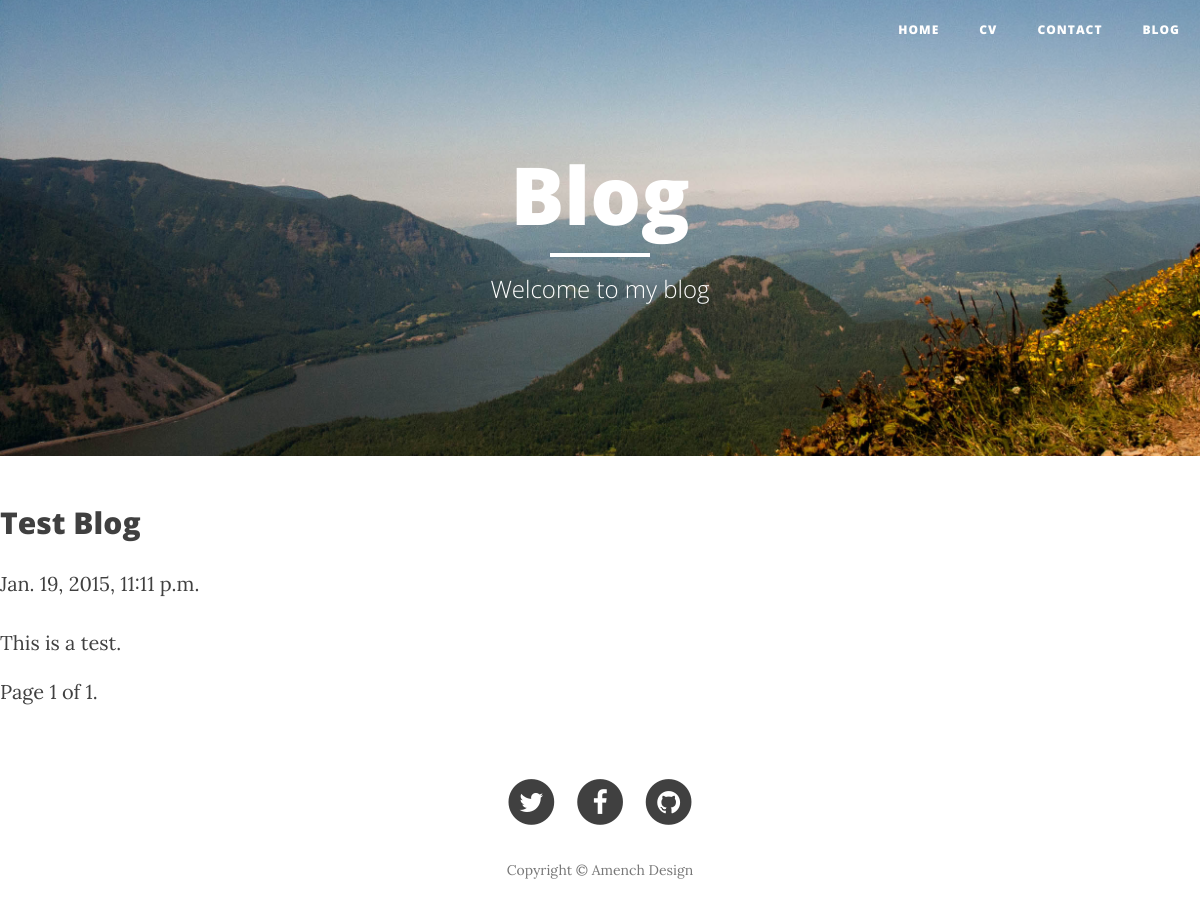
The page /blog/ on the database as committed earlier.
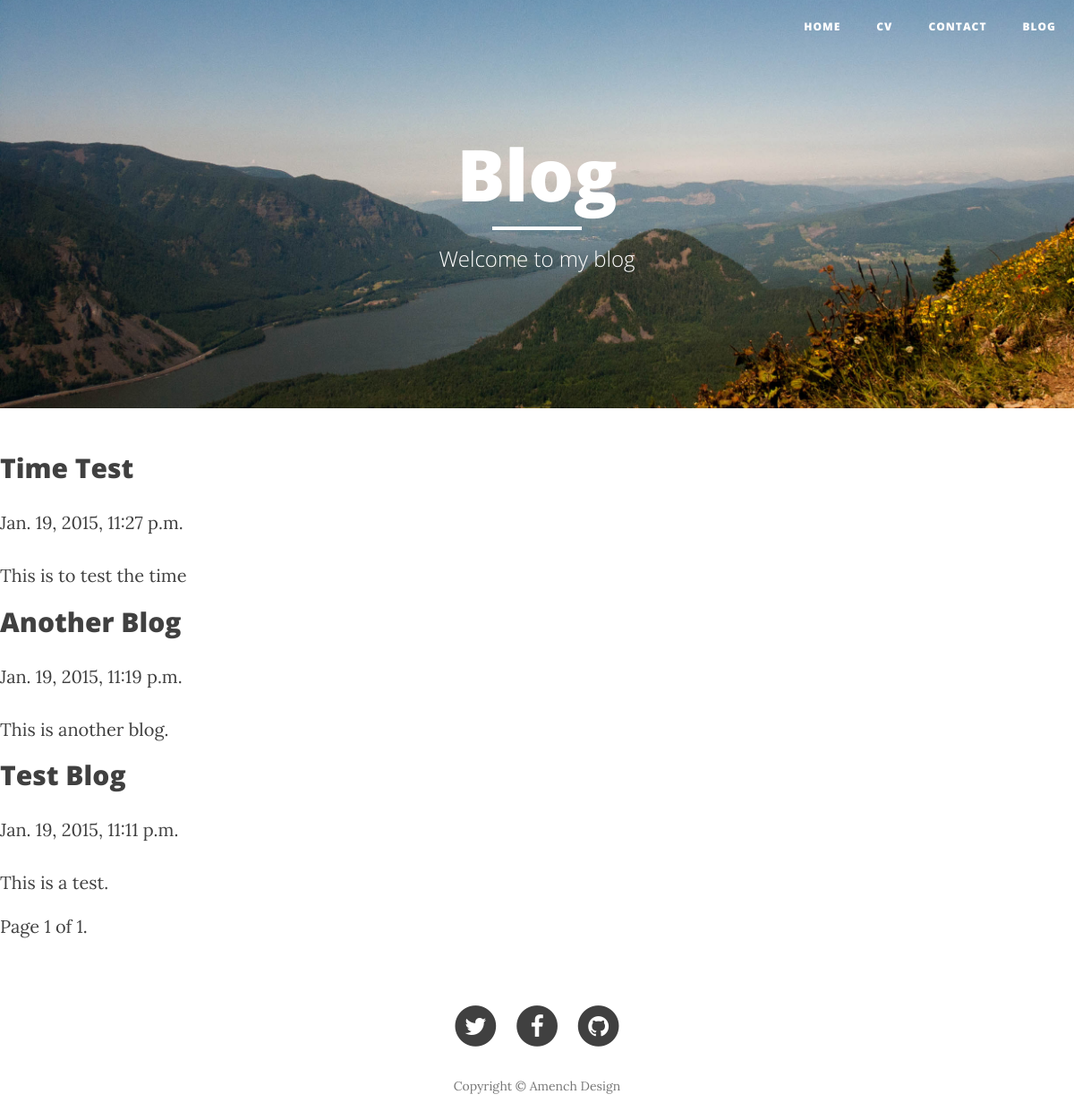
The same page on the database as committed later.
### blog/models.py (models this page shows, shortened)
class Entry(models.Model):
    title = models.CharField(max_length=200)
    body = models.TextField()
    slug = models.SlugField(max_length=200, unique=True)
    publish = models.BooleanField(default=True)
    created = models.DateTimeField(auto_now_add=True)
    modified = models.DateTimeField(auto_now=True)
    tags = models.ManyToManyField(Tag)
    objects = EntryQuerySet.as_manager()
    class Meta:
        verbose_name = "Blog Entry"
        verbose_name_plural = "Blog Entries"
        ordering = ["-created"]

### blog/views.py (the view)
# urls.py: url(r'^', include('blog.urls')),
def blog(request):
    context_dict = {}
    template_name = "blog.html"
    paginate_by = 2
    blog_list = models.Entry.objects.published()
    paginator = Paginator(blog_list, 5) # Show 25 contacts per page
    page = request.GET.get('page')
    try:
        blogs = paginator.page(page)
    except PageNotAnInteger:
        blogs = paginator.page(1)
    except EmptyPage:
        blogs = paginator.page(paginator.num_pages)
    context_dict['object_list'] = blogs
    return render_to_response("blog.html", context_dict)

### blog/models.py (called while the page is built)
    def published(self):
        return self.filter(publish=True)

### blog/templates/blog.html (shortened to what this page needs)
{% extends "base.html" %}
{% load django_markdown %}
{% load static %}
{% block bodyblock %}
<header class="intro-header" style="background-image: url('/static/img/bg3.jpg')">
        <div class="container">
            <div class="row">
                <div class="col-lg-8 col-lg-offset-2 col-md-10 col-md-offset-1">
                    <div class="site-heading">
                        <h1>Blog</h1>
                        <hr class="small">
                        <span class="subheading">Welcome to my blog</span>
                    </div>
                </div>
            </div>
        </div>
    </header>
{% for object in object_list %}
<div class="post">
    <h2>{{ object.title }}</h2>
    <p class="meta">
      {{ object.created }}
    </p>
    {{ object.body|markdown }}
  </div>
    {% endfor %}
<div class="pagination">
    <span class="step-links">
        <span class="current">
            Page {{ object_list.number }} of {{ object_list.paginator.num_pages }}.
        </span>
    </span>
</div>
{% endblock bodyblock %}

### blog/templates/base.html (shortened to what this page needs)
{% load static %}
<html lang="en">
<head>
    <link href="{% static "css/bootstrap.min.css" %}" rel="stylesheet">
    <link href="{% static "css/clean-blog.min.css" %}" rel="stylesheet">
    <link href="http://maxcdn.bootstrapcdn.com/font-awesome/4.1.0/css/font-awesome.min.css" rel="stylesheet"
          type="text/css">
</head>
<body>
<nav class="navbar navbar-default navbar-custom navbar-fixed-top">
    <div class="container-fluid">
        <div class="collapse navbar-collapse" id="bs-example-navbar-collapse-1">
            <ul class="nav navbar-nav navbar-right">
                <li>
                    <a href="/">Home</a>
                </li>
                <li>
                    <a href="/cv/">CV</a>
                </li>
                <li>
                    <a href="/contact/">Contact</a>
                </li>
                <li>
                    <a href="/blog/">Blog</a>
                </li>
            </ul>
        </div>
    </div>
</nav>
{% block bodyblock %}
{% endblock %}
<footer>
    <div class="container">
        <div class="row">
            <div class="col-lg-8 col-lg-offset-2 col-md-10 col-md-offset-1">
                <ul class="list-inline text-center">
                    <li>
                        <a href="http://www.twitter.com/Amench28">
                                <span class="fa-stack fa-lg">
                                    <i class="fa fa-circle fa-stack-2x"></i>
                                    <i class="fa fa-twitter fa-stack-1x fa-inverse"></i>
                                </span>
                        </a>
                    </li>
                    <li>
                        <a href="http://www.facebook.com/amir.mencher.58">
                                <span class="fa-stack fa-lg">
                                    <i class="fa fa-circle fa-stack-2x"></i>
                                    <i class="fa fa-facebook fa-stack-1x fa-inverse"></i>
                                </span>
                        </a>
                    </li>
                    <li>
                        <a href="http://www.github.com/amench30">
                                <span class="fa-stack fa-lg">
                                    <i class="fa fa-circle fa-stack-2x"></i>
                                    <i class="fa fa-github fa-stack-1x fa-inverse"></i>
                                </span>
                        </a>
                    </li>
                </ul>
                <p class="copyright text-muted">Copyright &copy; Amench Design</p>
            </div>
        </div>
    </div>
</footer>
</body>
</html>

Rows that differ between the two databases and show on the page:
added Entry: title "Time Test", created "Jan. 19, 2015, 11:27 p.m.", body "This is to test the time"
added Entry: title "Another Blog", created "Jan. 19, 2015, 11:19 p.m.", body "This is another blog."
